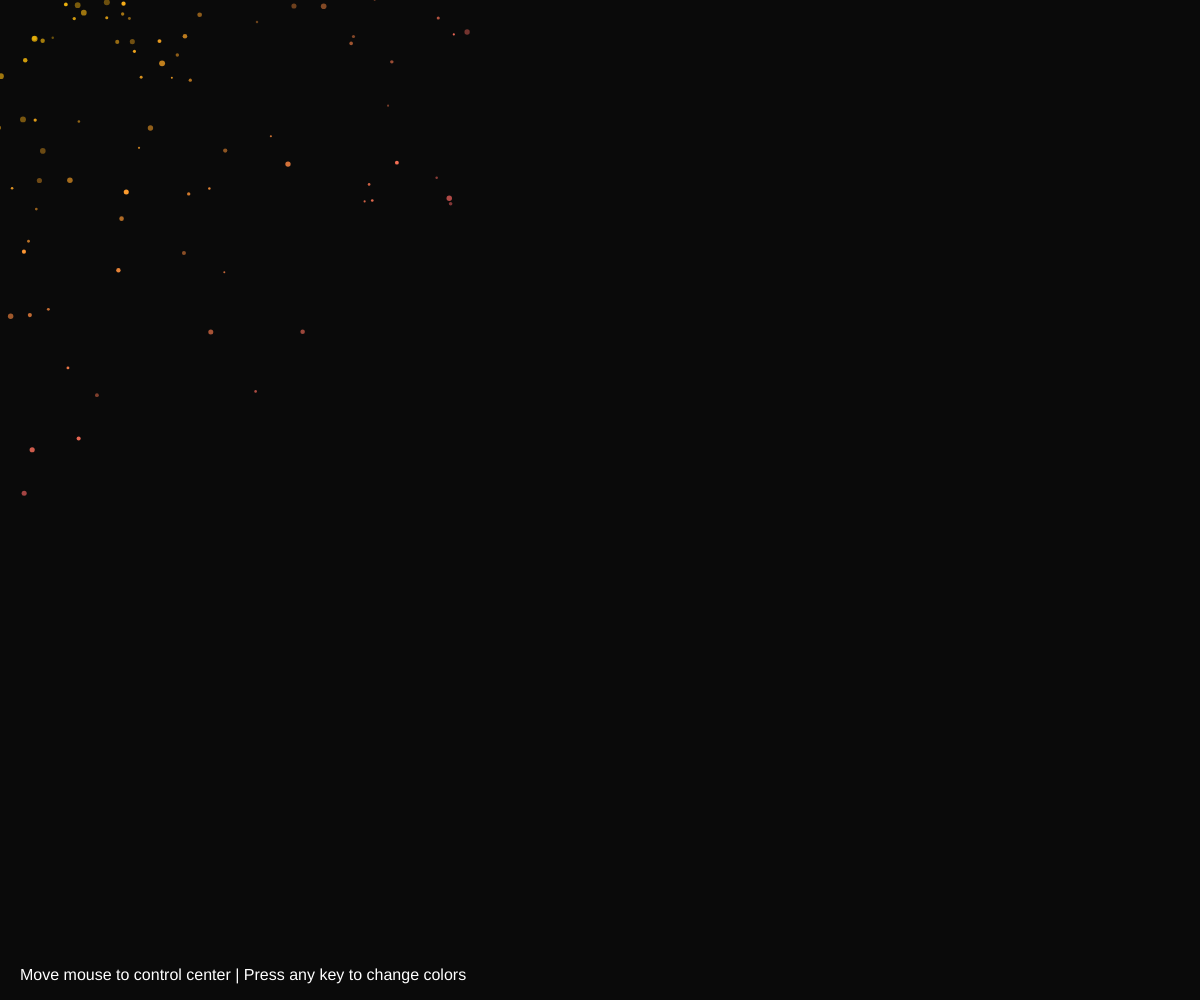
Frame 1 (no input)
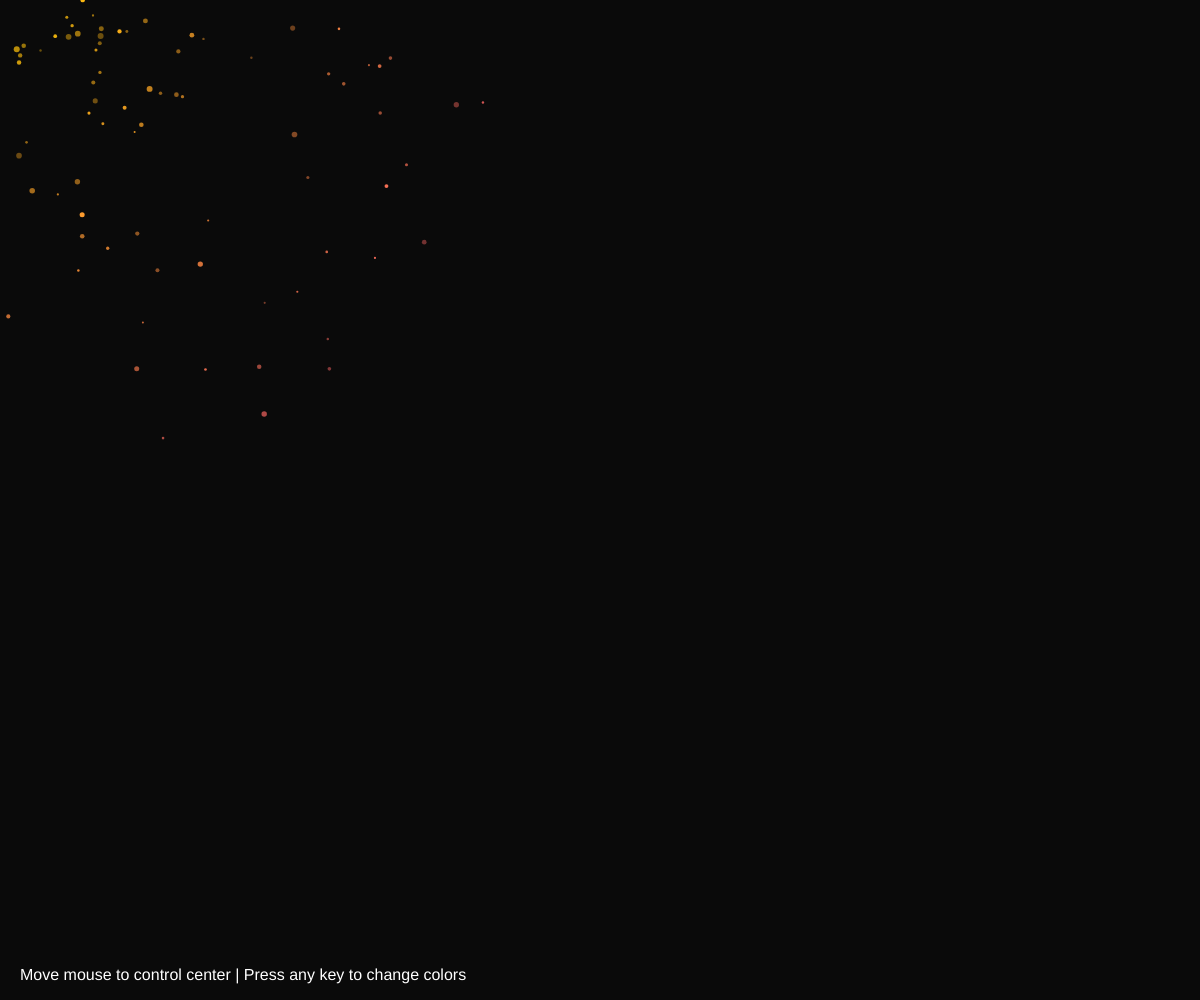
Frame 60 (no input)
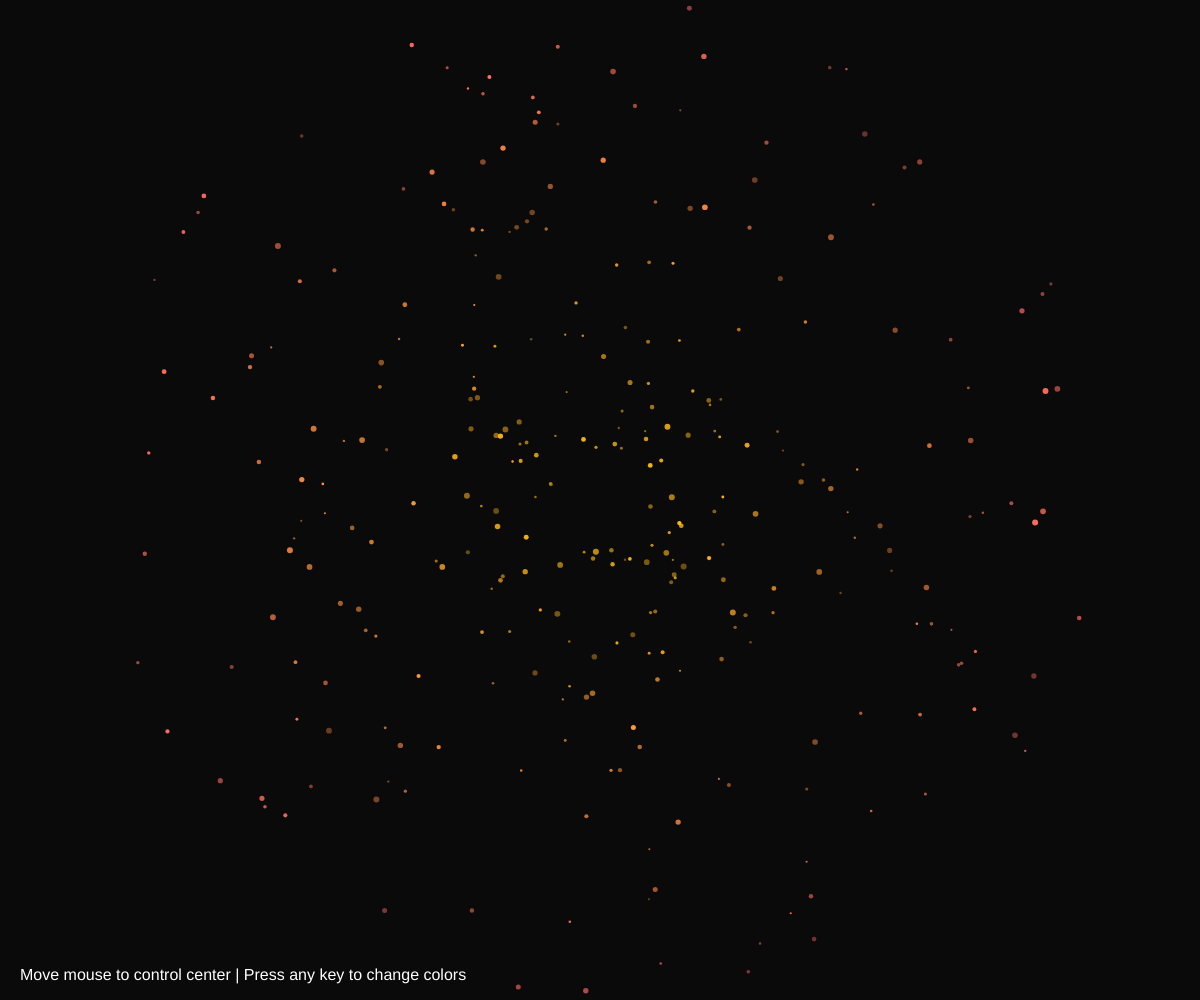
Frame 120 (the mouse pressed at the canvas centre since frame 60)

The p5.js sketch that drew these frames (run headless with seeded random() and noise() and a simulated clock; from frame 60 on, the mouse is pressed at the canvas centre):

// p5.js sketch
// ── sketch.js
let stars = [];
let centerX, centerY;
let colorThemes;
let currentTheme = 0;

function setup() {
  createCanvas(windowWidth, windowHeight);
  centerX = width / 2;
  centerY = height / 2;

  // Create 300 stars with random properties
  for (let i = 0; i < 300; i++) {
    stars.push(new Star());
  }

  // Define different color themes for the stars
  colorThemes = [
    [color(255, 204, 0), color(255, 102, 102)],
    [color(0, 255, 255), color(0, 102, 204)],
    [color(255, 0, 255), color(100, 0, 200)],
    [color(255), color(180)]
  ];
}

function draw() {
  background(10); // Dark background for better contrast

  // Center point follows mouse
  centerX = mouseX;
  centerY = mouseY;

  // Update and draw all stars
  for (let star of stars) {
    star.update();
    star.show();
  }

  // Display instructions at bottom
  fill(255);
  noStroke();
  textSize(16);
  text("Move mouse to control center | Press any key to change colors", 20, height - 20);
}

function keyPressed() {
  // Change to the next color theme
  currentTheme = (currentTheme + 1) % colorThemes.length;
}

class Star {
  constructor() {
    this.angle = random(TWO_PI); // Random angle for circular motion
    this.radius = random(50, min(width, height) / 2); // Distance from center
    this.speed = random(0.001, 0.01); // Rotation speed
    this.size = random(2, 6); // Size of the star
    this.alpha = random(100, 255); // Transparency
  }

  update() {
    this.angle += this.speed; // Rotate the star
  }

  show() {
    // Calculate position based on angle and radius
    let x = centerX + cos(this.angle) * this.radius;
    let y = centerY + sin(this.angle) * this.radius;

    // Get current color theme and blend between two colors
    let [c1, c2] = colorThemes[currentTheme];
    let c = lerpColor(c1, c2, this.radius / (min(width, height) / 2));
    c.setAlpha(this.alpha);

    // Draw the star
    fill(c);
    noStroke();
    ellipse(x, y, this.size);
  }
}
